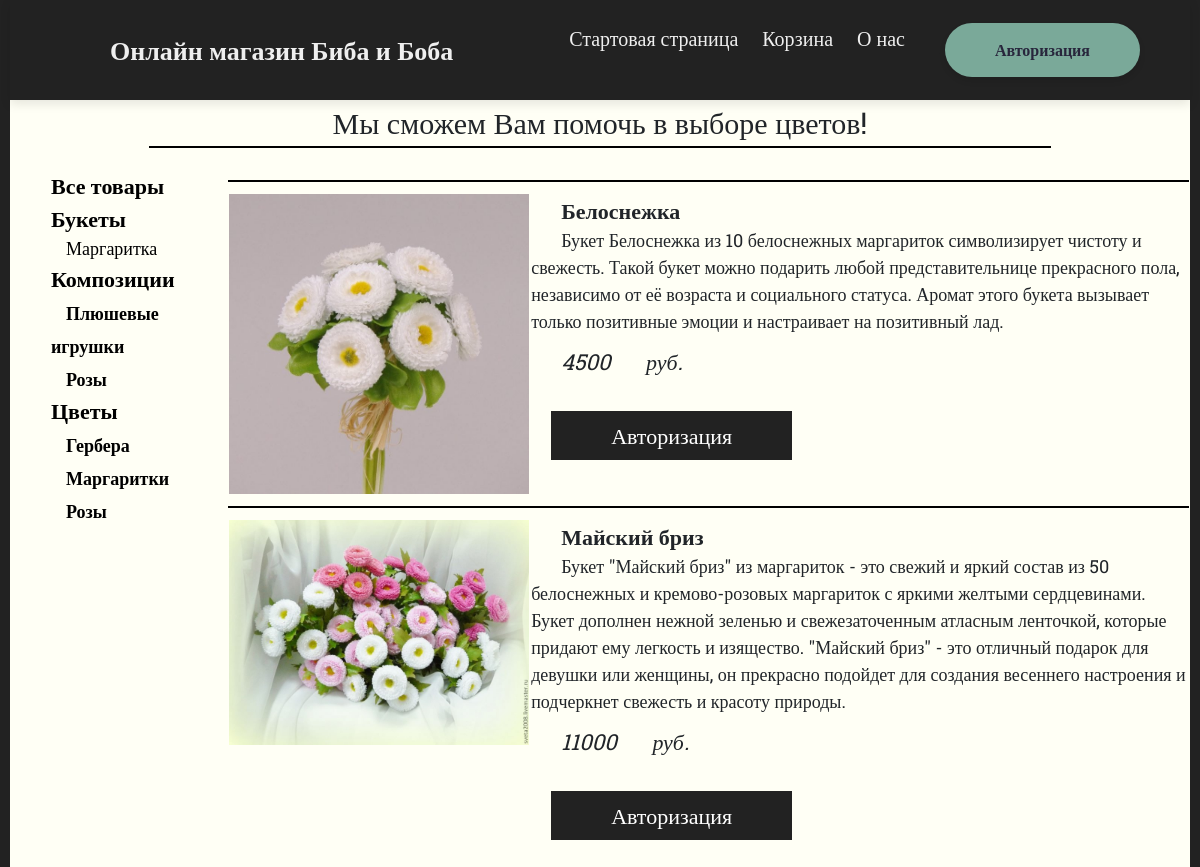
/sub_cat/2/, run on the app's committed database.
### main/models.py (models this page shows, shortened)
class Category(models.Model):
    Tittle = models.CharField('Название категории', blank=True, max_length=100)
    def get_absolute_url(self):
       return reverse('show_cat', kwargs = {'cat_id': self.pk})
    class Meta:
        verbose_name = "Категории"
        verbose_name_plural = "Категории"
        ordering = ['Tittle']

class SubCategory(models.Model):
    Tittle = models.CharField('Название подкатегории', blank=True, max_length=100)
    Cat = models.ForeignKey('Category', on_delete=models.CASCADE, blank=True, verbose_name="Основная категория")
    def get_absolute_url(self):
       return reverse('show_sub_cat', kwargs = {'sub_cat_id': self.pk})
    class Meta:
        verbose_name = "Подкатегории"
        verbose_name_plural = "Подкатегории"
        ordering = ['Tittle']

class Product(models.Model):
    Tittle = models.CharField('Название товара', blank=True, max_length=100)
    Text = models.TextField('Текст товара', blank=True, max_length=1500)
    Photo = models.ImageField('Фотография товара', blank=True, upload_to="photo/%Y/%m/%d/")
    Price = models.IntegerField('Цена товара', blank=True,)
    Cat = models.ForeignKey('Category', on_delete=models.CASCADE, blank=True, verbose_name="Категория товара")
    SubCat = models.ForeignKey('SubCategory', on_delete=models.CASCADE, blank=True, verbose_name="Подкатегория товара")
    class Meta:
        verbose_name = "Товары"
        verbose_name_plural = "Товары"
        ordering = ['Tittle','SubCat','Price']

### main/views.py (the view)
# urls.py: path('sub_cat/<int:sub_cat_id>/', show_sub_cat, name='show_sub_cat'),
def show_sub_cat(request,sub_cat_id):
    products = Product.objects.filter(SubCat_id=sub_cat_id)
    cat = Category.objects.all()
    subcat = SubCategory.objects.all()
    context = {
        'products': products,
        'cat': cat,
        'sub_cat': subcat,
        'cat_selected': 0,
        'sub_cat_selected': sub_cat_id,
    }
    return render(request, 'main/Main.html', context)

### main/templates/main/Main.html (shortened to what this page needs)
{% load static %}
<!DOCTYPE html>
<html lang="ru">
<head>
    <link rel="stylesheet" href="libs/bootstrap-reboot.min.css">
    <link rel="stylesheet" href="libs/bootstrap-grid.min.css">
    <link rel="stylesheet" href="{% static 'main/css/Main.css' %}">
</head>
<body>
    <nav class="sh">
                <div class="shapka">
                    <a href="{% url 'main' %}" class="brand">Онлайн магазин Биба и Боба</a>
                    <div class="wrap">
                        <ul class="menu">
                            <li><a href="{% url 'start' %}">Стартовая страница</a></li>
                            <li><a href="{% url 'korz' %}">Корзина</a></li>
                            <li><a href="{% url 'about' %}">О нас</a></li>
                        </ul>
                        {% if request.user.is_authenticated %}
                        <a href="{% url 'prof' %}" class="profile">Профиль</a>
                        {% else %}
                        <a href="{% url 'auth' %}" class="profile">Авторизация</a>
                            {% endif %}
                    </div>
                </div>
    </nav>
    <p align="center" style="font-size: 30px; border-bottom: 5px;">Мы сможем Вам помочь в выборе цветов!</p>
	<hr align="center" style="border: 1px solid black; width: 900px; margin-top: -15px; margin-bottom: 20px;">
	<table>
		<tr>
			<td width="300px">
				<div class="category">
					<ul class="category-menu">
						{% if cat_selected == 0 and sub_cat_selected == 0 %}
						<li >Все товары</li>
							{% else %}
						<li><b><a href="{% url 'main' %}" style="color: black; ">Все товары</a></b></li>
							{% endif %}
					{% for c in cat %}
					{% if c.pk == cat_selected %}
						<li><div style="color: black;">{{c.Tittle}}</div></li>
					{% else %}
					<li><b><a href="{{ c.get_absolute_url }}" style="color: black;">{{c.Tittle}}</b></li>
					{% endif %}
					{% for s_c in sub_cat %}
					{% if s_c.Cat.pk == c.pk %}
					{% if s_c.pk == sub_cat_selected %}
						<li><div style="color: black; font-size: 18px; margin-left: 15px;">{{s_c.Tittle}}</div></li>
					{% else %}
					<li><a href="{{ s_c.get_absolute_url }}" style="color: black; font-size: 18px; margin-left: 15px;"><b>{{s_c.Tittle}}</b></a> </li>
					{% endif %}
					{% endif %}
					{% endfor %}
					{% endfor %}
					</ul>
				</div>
			</td>
			<td width="1600px">
				<table>
					<tr>
					{% for pr in products %}
					<table>
						<tr>
						<td>
							<img src='{{ pr.Photo.url }}' width="300px">
						</td>
						<td>
							<div style="font-weight: bold; text-indent: 30px;">
								{{ pr.Tittle }}
							</div>
							<div style="font-size: 18px; text-indent: 30px;">
								{{ pr.Text }}
							</div>
							<div style="text-indent: 30px; margin-top: 10px;">
								<i>{{ pr.Price }} <label>руб.</label></i> <br><br>
							</div>
							{% if request.user.is_authenticated %}
							<a href="{{pr.get_absolute_url}}" style="margin-left: 20px; padding: 10px 60px; background-color: #222222; color: white">Купить</a>
							{% else %}
							<a href="{% url 'auth' %}" style="margin-left: 20px; padding: 10px 60px; background-color: #222222; color: white">Авторизация</a>
							{% endif %}
							<br><br>
						</td>
							<hr style="border: 1px solid black;">
						</tr>
						</table>
						{% endfor %}
					</tr>
				</table>
			</td>
		</tr>
	</table>
</body>
</html>

### main/static/main/css/Main.css (style rules this page uses)
body { margin: 0; background-color: rgb(255, 255, 245); border-left: 10px solid #222222; border-right: 10px solid #222222; font-family: 'Roboto Slab', serif; }
.shapka { width: 100%; height: 100px; box-shadow: 0 4px 10px rgba(0,0,0,.1); background-color: #222222; display: flex; justify-content: space-between; align-items: center; }
.menu { list-style-type: none; padding-left: 0; margin-bottom: 0; }
.menu li { display: inline-block; }
.menu li a { vertical-align: center; font-size: 20px; display: inline-block; color: #efefef; text-decoration: none; margin-left: 10px; margin-right: 10px; padding: 0; transition: all .07s ease-in-out; }
.wrap { display: flex; flex-flow: row nowrap; }
.profile { margin-left: 30px; margin-right: 50px; padding: 15px 50px; background-color: #7aa999; border-radius: 40px; color: #28263c; font-weight: bold; text-decoration: none; box-shadow: 0 4px 6px rgba(0,0,0,.1); transition: all .1s ease-in-out; }
.brand { margin-left: 100px; font-weight: 700; font-size: 26px; text-decoration: none; color: #efefef; transition: all .07s ease-in-out; }
td { vertical-align: top; margin-top: 20px; font-size: 22px; text-decoration: none; }
td a { text-decoration: none; color: black; }
td li { list-style-type: none; }

### data on the page
Category: Tittle "Букеты"
SubCategory: Tittle "Маргаритка"
Category: Tittle "Композиции"
SubCategory: Tittle "Плюшевые игрушки"
SubCategory: Tittle "Розы"
Category: Tittle "Цветы"
SubCategory: Tittle "Гербера"
SubCategory: Tittle "Маргаритки"
SubCategory: Tittle "Розы"
Product: Photo (picture), Tittle "Белоснежка", Text "Букет Белоснежка из 10 белоснежных маргариток символизирует чистоту и свежесть. Такой букет можно подарить любой представительнице прекрасного пола, независимо от её возраста и социального статуса. Аромат этого букета вызывает только позитивные эмоции и настраивает на позитивный лад.", Price "4500"
Product: Photo (picture), Tittle "Майский бриз", Text "Букет \"Майский бриз\" из маргариток - это свежий и яркий состав из 50 белоснежных и кремово-розовых маргариток с яркими желтыми сердцевинами. Букет дополнен нежной зеленью и свежезаточенным атласным ленточкой, которые придают ему легкость и изящество. \"Майский бриз\" - это отличный подарок для девушки или женщины, он прекрасно подойдет для создания весеннего настроения и подчеркнет свежесть и красоту природы.", Price "11000"
